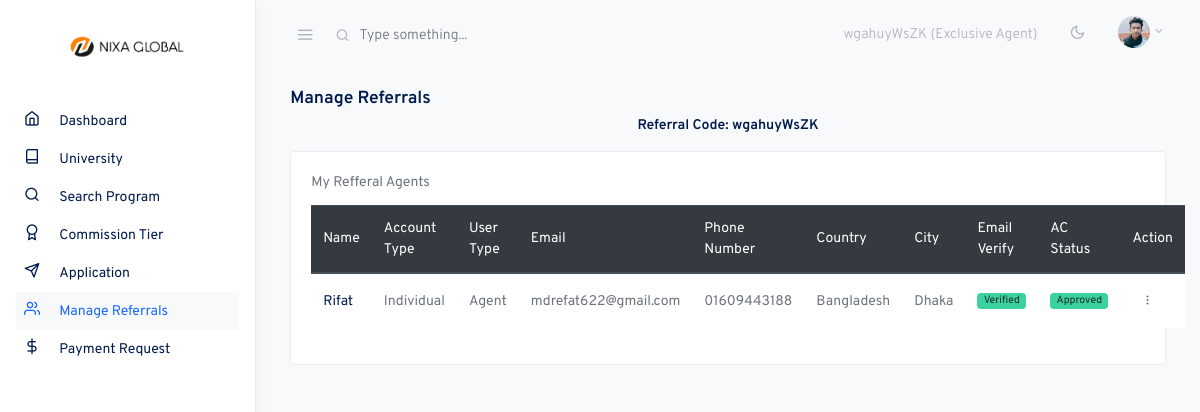
The page /my_agents/ (signed in) on the database as committed earlier.
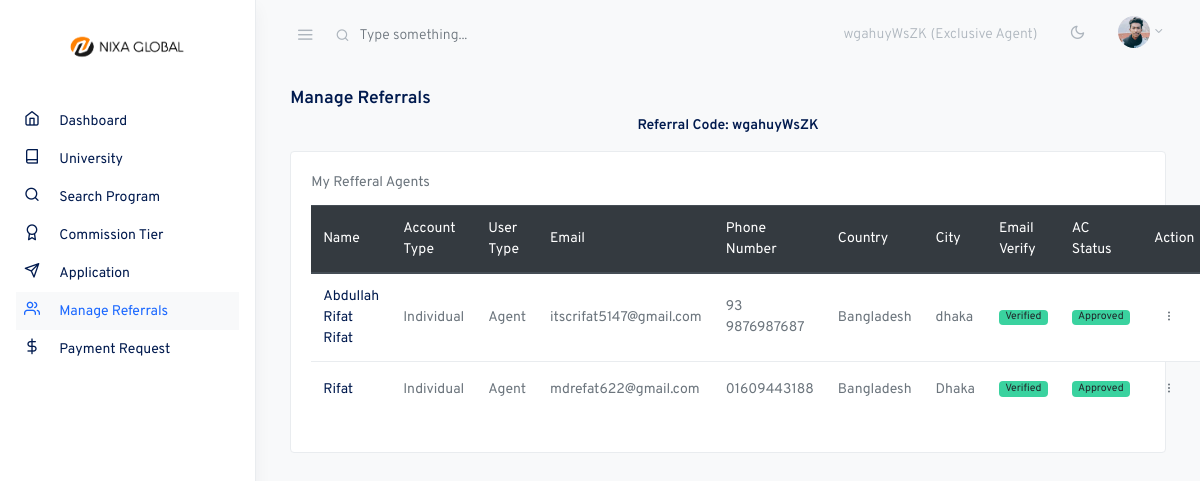
The same page on the database as committed later.
### account/models.py (models this page shows, shortened)
class CustomUser(AbstractUser):
    user_type = models.CharField(max_length=20, choices=UserType.choices, default=UserType.AGENT)
    account_type = models.CharField(max_length=20, choices=AccountType.choices, default=AccountType.INDIVIDUAL)
    email = models.EmailField(unique=True)
    phone_number = models.CharField(max_length=20)
    address = models.CharField(max_length=200)
    country = models.CharField(max_length=100)
    city = models.CharField(max_length=100)
    post_code = models.CharField(max_length=20)
    referral_code = models.CharField(max_length=20, unique=True, blank=True, null=True)
    referred_by = models.ForeignKey('self', on_delete=models.SET_NULL, null=True, blank=True)
    is_verified = models.BooleanField(default=False)
    email_verification_token = models.CharField(max_length=100, blank=True, null=True)
    email_verification_sent_at = models.DateTimeField(null=True, blank=True)
    identification_document = models.ForeignKey('IdentificationDocument', on_delete=models.SET_NULL, null=True, blank=True)
    avatar = models.ImageField(upload_to='avatars/', blank=True)
    company_name = models.CharField(max_length=200, null=True, blank=True)
    profession = models.CharField(max_length=100, null=True, blank=True)
    @property
    def is_agent(self):
        return self.user_type in [UserType.AGENT]
    @property
    def is_admin(self):
        return self.user_type == UserType.ADMIN
    @property
    def is_exclusive_agent(self):
        return self.user_type == UserType.EXCLUSIVE_AGENT
    class Meta:
        verbose_name = "User"
        verbose_name_plural = "     Users"

### core/views.py (the view)
# urls.py: path('my_agents/', views.my_agents, name="my_agents"),
@login_required
@any_user_required
def my_agents(request):
    user = request.user
    if not user.is_admin:
        agents = CustomUser.objects.filter(referred_by=request.user).order_by('-date_joined')
        print(agents)
        context = {
            'agents': agents
        }
        return render(request, 'portal/my_agents.html', context)
    else:
        return redirect('core:dashboard')

### templates/portal/my_agents.html (shortened to what this page needs)
{% extends 'portal/assets/base.html' %}
{% block content %}
<div class="container-fluid">
  <div class="row justify-content-center">
    <div class="col-12">
      <div class="row">
        <div class="col-md-12">
          <h5 class="mb-2">Manage Referrals</h5>
          <div class="text-center mb-3">
            <h6>
              Referral Code: {{request.user.referral_code}}
            </h6>
          </div>
          <div class="card">
            <div class="card-body">
              <div class="card-title">My Refferal Agents</div>
              <table class="table  table-striped">
                <thead class="thead-dark">
                  <tr role="row">
                    <th>Name</th>
                    <th>Account Type</th>
                    <th>User Type</th>
                    <th>Email</th>
                    <th>Phone Number</th>
                    <th>Country</th>
                    <th>City</th>
                    <th>Email Verify</th>
                    <th>AC Status</th>
                    <th>Action</th>
                  </tr>
                </thead>
                <tbody>
                  {% for agent in agents %}
                  <tr>
                    <th scope="col">{{agent.first_name}} {{agent.last_name}}</th>
                    <td>{{agent.account_type}}</td>
                    <td>{{agent.user_type}}</td>
                    <td>{{agent.email}}</td>
                    <td>{{agent.phone_number}}</td>
                    <td>{{agent.country}}</td>
                    <td>{{agent.city}}</td>
                    <td><span class="badge badge-pill {% if agent.is_verified %} badge-success {% else %} badge-warning {% endif %}">{% if agent.is_verified %} Verified {% else %} Not Verified {% endif %}</span></td>
                    <td><span class="badge badge-pill {% if agent.is_active %} badge-success {% else %} badge-warning {% endif %}">{% if agent.is_active %} Approved {% else %} Pending {% endif %}</span></td>
                    <td>
                      <div class="dropdown">
                        <button class="btn btn-sm dropdown-toggle more-vertical" type="button" data-toggle="dropdown" aria-haspopup="true" aria-expanded="false">
                        </button>
                      </div>
                    </td>
                  </tr>
                  {% endfor %}
                </tbody>
              </table>
            </div>
          </div>
        </div>
      </div>
    </div>
  </div>
</div>
{% endblock %}

Rows that differ between the two databases and show on the page:
added CustomUser: first_name "Abdullah Rifat", last_name "Rifat", account_type "Individual", user_type "Agent", email "itscrifat5147@gmail.com", phone_number "93 9876987687", country "Bangladesh", city "dhaka", is_verified "Verified", is_active "Approved"
